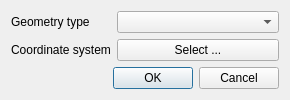
<?xml version="1.0" encoding="UTF-8"?>
<ui version="4.0">
 <class>GeometryProperty</class>
 <widget class="QDialog" name="GeometryProperty">
  <property name="geometry">
   <rect>
    <x>0</x>
    <y>0</y>
    <width>290</width>
    <height>108</height>
   </rect>
  </property>
  <property name="windowTitle">
   <string>Geometry properties</string>
  </property>
  <layout class="QGridLayout" name="gridLayout_2">
   <property name="sizeConstraint">
    <enum>QLayout::SetMaximumSize</enum>
   </property>
   <item row="0" column="0">
    <layout class="QGridLayout" name="gridLayout" columnstretch="0,1">
     <property name="sizeConstraint">
      <enum>QLayout::SetMaximumSize</enum>
     </property>
     <item row="0" column="0">
      <widget class="QLabel" name="label">
       <property name="maximumSize">
        <size>
         <width>16777215</width>
         <height>16777215</height>
        </size>
       </property>
       <property name="text">
        <string>Geometry type</string>
       </property>
      </widget>
     </item>
     <item row="0" column="1">
      <widget class="QComboBox" name="cboGeoType">
       <property name="maximumSize">
        <size>
         <width>500</width>
         <height>16777215</height>
        </size>
       </property>
      </widget>
     </item>
     <item row="1" column="0">
      <widget class="QLabel" name="label_2">
       <property name="sizePolicy">
        <sizepolicy hsizetype="Preferred" vsizetype="Preferred">
         <horstretch>0</horstretch>
         <verstretch>0</verstretch>
        </sizepolicy>
       </property>
       <property name="maximumSize">
        <size>
         <width>16777215</width>
         <height>16777215</height>
        </size>
       </property>
       <property name="text">
        <string>Coordinate system</string>
       </property>
      </widget>
     </item>
     <item row="1" column="1">
      <widget class="QPushButton" name="btnCoord">
       <property name="text">
        <string>Select ...</string>
       </property>
      </widget>
     </item>
    </layout>
   </item>
   <item row="1" column="0">
    <widget class="QDialogButtonBox" name="buttonBox">
     <property name="orientation">
      <enum>Qt::Horizontal</enum>
     </property>
     <property name="standardButtons">
      <set>QDialogButtonBox::Cancel|QDialogButtonBox::Ok</set>
     </property>
    </widget>
   </item>
  </layout>
 </widget>
 <resources/>
 <connections>
  <connection>
   <sender>buttonBox</sender>
   <signal>accepted()</signal>
   <receiver>GeometryProperty</receiver>
   <slot>accept()</slot>
   <hints>
    <hint type="sourcelabel">
     <x>248</x>
     <y>254</y>
    </hint>
    <hint type="destinationlabel">
     <x>157</x>
     <y>274</y>
    </hint>
   </hints>
  </connection>
  <connection>
   <sender>buttonBox</sender>
   <signal>rejected()</signal>
   <receiver>GeometryProperty</receiver>
   <slot>reject()</slot>
   <hints>
    <hint type="sourcelabel">
     <x>316</x>
     <y>260</y>
    </hint>
    <hint type="destinationlabel">
     <x>286</x>
     <y>274</y>
    </hint>
   </hints>
  </connection>
 </connections>
</ui>
